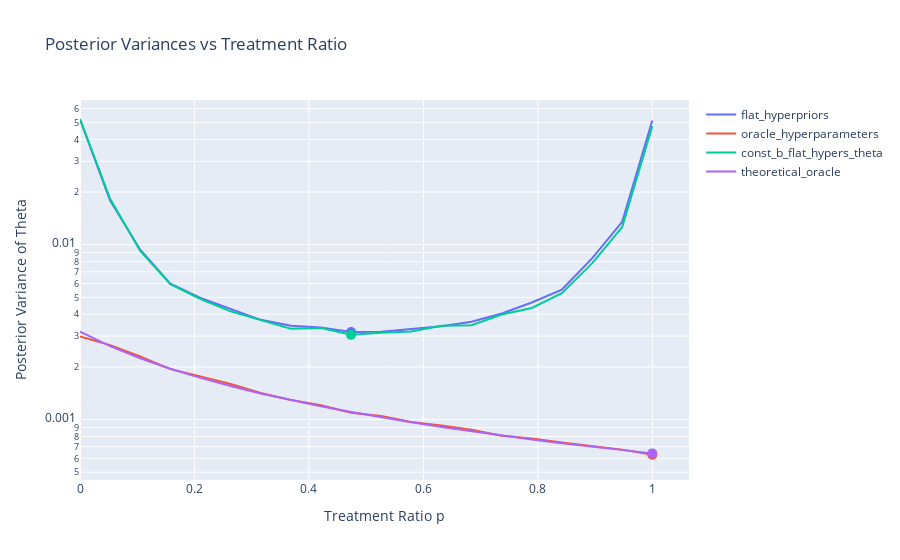

Here is the notebook cell this chart was saved with:
### Code cell
if "chick_variances" not in globals():
    new_simulations = True

    num_reps = 20
    p_grid = np.linspace(0, 1, 20)

    chick_variances = {}

    # get the posterior variance for each fitter
    for fitter in tqdm(fitter_list, desc="fitter_list", leave=False):
        chick_variances[fitter.name] = posterior_variance_grid(
            simulator=utils.CHICK_SIMULATOR,
            fitter=fitter,
            p_grid=p_grid,
            num_reps=num_reps,
        )

    # get the theoretical posterior variance (for the oracle fitter)
    sim_copy = copy.deepcopy(utils.CHICK_SIMULATOR)
    theoretical_vars_oracle = {}
    for p in p_grid:
        sim_copy.p = np.array([p])
        theoretical_vars_oracle[p] = utils.theta_posterior_variance(sim_copy)
    chick_variances["theoretical_oracle"] = theoretical_vars_oracle

    # store the data associated with this simulation
    chick_variances["metadata"] = utils.CHICK_SIMULATOR.params() | {
        "num_reps": num_reps,
        "p_grid": p_grid,
        "desc": "Computed posterior variances of theta for different Stan models. These hyperparameters are based on the chicken dataset.",
    }

    # store the results
    data_to_store["chick_variances"] = chick_variances

plot_posterior_variances(chick_variances)

### Figure 1 — Plotly figure (JSON) as saved in the notebook; plotly's stock layout.template omitted (floating-point values rounded to 4 significant figures)
{"data": [{"line": {"color": "#636EFA"}, "mode": "lines", "name": "flat_hyperpriors", "type": "scatter", "x": [0, 0.05263, 0.1053, 0.1579, 0.2105, 0.2632, 0.3158, 0.3684, 0.4211, 0.4737, 0.5263, 0.5789, 0.6316, 0.6842, 0.7368, 0.7895, 0.8421, 0.8947, 0.9474, 1], "y": [0.0521, 0.01789, 0.009371, 0.005994, 0.00496, 0.004295, 0.00372, 0.003445, 0.003359, 0.003171, 0.003181, 0.003298, 0.003418, 0.003624, 0.004046, 0.004675, 0.005541, 0.008359, 0.01353, 0.0513]}, {"marker": {"color": "#636EFA", "size": 10}, "mode": "markers", "showlegend": false, "type": "scatter", "x": [0.4737], "y": [0.003171]}, {"line": {"color": "#EF553B"}, "mode": "lines", "name": "oracle_hyperparameters", "type": "scatter", "x": [0, 0.05263, 0.1053, 0.1579, 0.2105, 0.2632, 0.3158, 0.3684, 0.4211, 0.4737, 0.5263, 0.5789, 0.6316, 0.6842, 0.7368, 0.7895, 0.8421, 0.8947, 0.9474, 1], "y": [0.002986, 0.002665, 0.002296, 0.001942, 0.001766, 0.001597, 0.001418, 0.001294, 0.001209, 0.001094, 0.00105, 0.000969, 0.000925, 0.0008742, 0.0008094, 0.0007786, 0.0007405, 0.0007092, 0.0006733, 0.0006293]}, {"marker": {"color": "#EF553B", "size": 10}, "mode": "markers", "showlegend": false, "type": "scatter", "x": [1], "y": [0.0006293]}, {"line": {"color": "#00CC96"}, "mode": "lines", "name": "const_b_flat_hypers_theta", "type": "scatter", "x": [0, 0.05263, 0.1053, 0.1579, 0.2105, 0.2632, 0.3158, 0.3684, 0.4211, 0.4737, 0.5263, 0.5789, 0.6316, 0.6842, 0.7368, 0.7895, 0.8421, 0.8947, 0.9474, 1], "y": [0.05235, 0.0183, 0.00921, 0.005953, 0.004893, 0.00416, 0.003706, 0.003311, 0.003334, 0.003052, 0.003134, 0.003192, 0.003445, 0.003467, 0.003992, 0.004344, 0.005279, 0.007818, 0.01261, 0.04768]}, {"marker": {"color": "#00CC96", "size": 10}, "mode": "markers", "showlegend": false, "type": "scatter", "x": [0.4737], "y": [0.003052]}, {"line": {"color": "#AB63FA"}, "mode": "lines", "name": "theoretical_oracle", "type": "scatter", "x": [0, 0.05263, 0.1053, 0.1579, 0.2105, 0.2632, 0.3158, 0.3684, 0.4211, 0.4737, 0.5263, 0.5789, 0.6316, 0.6842, 0.7368, 0.7895, 0.8421, 0.8947, 0.9474, 1], "y": [0.003179, 0.002629, 0.002242, 0.001954, 0.001732, 0.001555, 0.001411, 0.001291, 0.00119, 0.001104, 0.00103, 0.0009644, 0.0009071, 0.0008562, 0.0008107, 0.0007699, 0.0007329, 0.0006994, 0.0006688, 0.0006408]}, {"marker": {"color": "#AB63FA", "size": 10}, "mode": "markers", "showlegend": false, "type": "scatter", "x": [1], "y": [0.0006408]}], "layout": {"title": {"text": "Posterior Variances vs Treatment Ratio"}, "xaxis": {"title": {"text": "Treatment Ratio p"}}, "yaxis": {"title": {"text": "Posterior Variance of Theta"}, "type": "log"}}}
